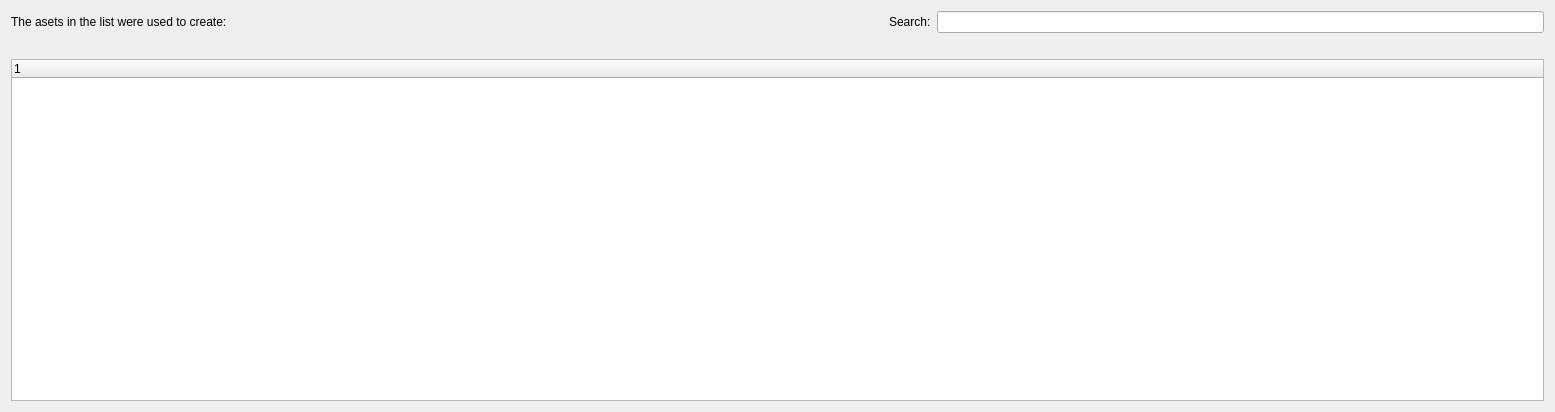
<?xml version="1.0" encoding="UTF-8"?>
<ui version="4.0">
 <class>dlg_DependencyViewer</class>
 <widget class="QDialog" name="dlg_DependencyViewer">
  <property name="geometry">
   <rect>
    <x>0</x>
    <y>0</y>
    <width>1555</width>
    <height>412</height>
   </rect>
  </property>
  <property name="windowTitle">
   <string>Dependency Viewer</string>
  </property>
  <layout class="QVBoxLayout" name="verticalLayout">
   <item>
    <widget class="QWidget" name="widget_2" native="true">
     <layout class="QHBoxLayout" name="horizontalLayout_2">
      <property name="leftMargin">
       <number>0</number>
      </property>
      <property name="topMargin">
       <number>0</number>
      </property>
      <property name="rightMargin">
       <number>0</number>
      </property>
      <property name="bottomMargin">
       <number>0</number>
      </property>
      <item>
       <widget class="QWidget" name="widget_3" native="true">
        <layout class="QVBoxLayout" name="verticalLayout_2">
         <property name="leftMargin">
          <number>0</number>
         </property>
         <property name="topMargin">
          <number>0</number>
         </property>
         <property name="rightMargin">
          <number>0</number>
         </property>
         <property name="bottomMargin">
          <number>0</number>
         </property>
         <item>
          <widget class="QLabel" name="label">
           <property name="text">
            <string>The asets in the list were used to create:</string>
           </property>
          </widget>
         </item>
        </layout>
       </widget>
      </item>
      <item>
       <spacer name="horizontalSpacer">
        <property name="orientation">
         <enum>Qt::Horizontal</enum>
        </property>
        <property name="sizeHint" stdset="0">
         <size>
          <width>40</width>
          <height>20</height>
         </size>
        </property>
       </spacer>
      </item>
      <item>
       <widget class="QWidget" name="widget" native="true">
        <layout class="QHBoxLayout" name="horizontalLayout">
         <property name="leftMargin">
          <number>0</number>
         </property>
         <property name="topMargin">
          <number>0</number>
         </property>
         <property name="rightMargin">
          <number>0</number>
         </property>
         <property name="bottomMargin">
          <number>0</number>
         </property>
         <item>
          <widget class="QLabel" name="label_2">
           <property name="text">
            <string>Search:</string>
           </property>
          </widget>
         </item>
         <item>
          <widget class="QLineEdit" name="e_search"/>
         </item>
        </layout>
       </widget>
      </item>
     </layout>
    </widget>
   </item>
   <item>
    <widget class="QLabel" name="l_root">
     <property name="font">
      <font>
       <weight>75</weight>
       <bold>true</bold>
      </font>
     </property>
     <property name="text">
      <string/>
     </property>
    </widget>
   </item>
   <item>
    <widget class="QTreeWidget" name="tw_dependencies">
     <property name="contextMenuPolicy">
      <enum>Qt::CustomContextMenu</enum>
     </property>
     <property name="verticalScrollMode">
      <enum>QAbstractItemView::ScrollPerPixel</enum>
     </property>
     <attribute name="headerVisible">
      <bool>true</bool>
     </attribute>
     <column>
      <property name="text">
       <string notr="true">1</string>
      </property>
     </column>
    </widget>
   </item>
  </layout>
 </widget>
 <resources/>
 <connections/>
</ui>
